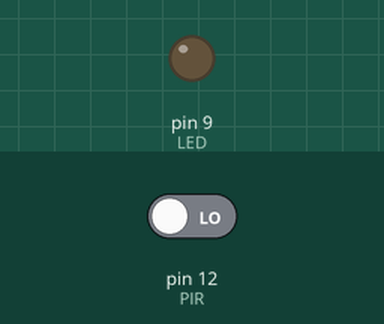
The sketch below on a simulated Arduino Uno, built with avr-gcc and run on an emulated ATmega328P. On the bench: output pins drawn as LEDs (lit = HIGH). Inputs (shaded band) come from the test bench; at power-on: pin 12 (PIR) LOW. What the sketch prints to the serial monitor is not drawn.

Above: at 1.2 s.
1.3 s: pin 12 (PIR) driven HIGH
At 1.7 s:
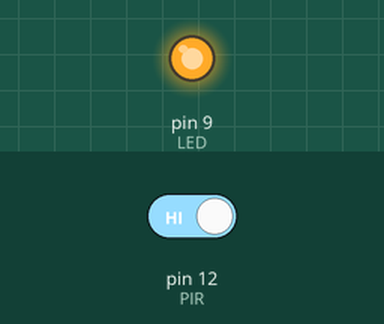
2.8 s: pin 12 (PIR) driven LOW
At 4.1 s:
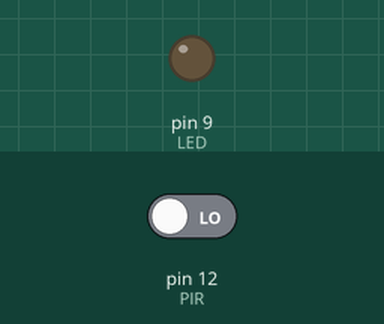
Timing chart, 0 to 5.8 s (numbered marks = the images above; inputs shaded):
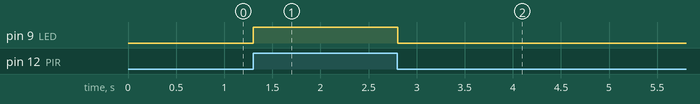

Measured:
- after the input at 1.3 s, pin 9 (LED): LOW → HIGH at once
- after the input at 2.8 s, pin 9 (LED): HIGH → LOW at once

The sketch:

0903_2.ino
```cpp
#define PIR 12
int LED = 9;
void setup()
{
  pinMode(PIR, INPUT);
  pinMode(LED, OUTPUT);
  Serial.begin(9600);
  Serial.println("Start...");
}
void loop()
{
  if(digitalRead(PIR) == HIGH) digitalWrite(LED, HIGH);
  else digitalWrite(LED, LOW);
  delay(10);
}
```
